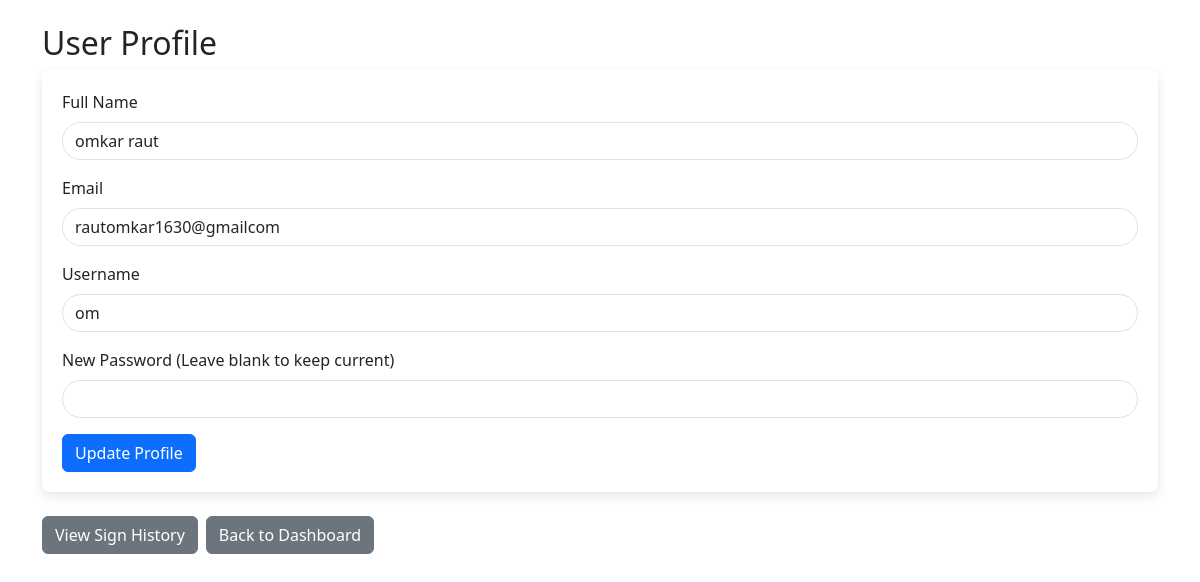
Screenshot of /profile (signed in) with the database file from the repository.
### tables this page shows
CREATE TABLE users (id INTEGER PRIMARY KEY AUTOINCREMENT, full_name TEXT, email TEXT, username TEXT, password TEXT, is_active BOOLEAN DEFAULT 1, profile_picture TEXT);

### app.py (the view, shortened to what this page needs)
@app.route('/profile', methods=['GET', 'POST'])
def profile():
    if 'user_id' not in session:
        return redirect('/login')
    user_id = session['user_id']
    conn = sqlite3.connect(DATABASE)
    c = conn.cursor()
    c.execute("SELECT full_name, email, username FROM users WHERE id = ?", (user_id,))
    user = c.fetchone()
    conn.close()
    if user:
        full_name, email, username = user
        return render_template('profile.html', full_name=full_name, email=email, username=username)
    else:
        flash('User not found.', 'danger')
        return redirect('/login')

### templates/profile.html (shortened to what this page needs)
<!DOCTYPE html>
<html>
<head>
    <link rel="stylesheet" href="/static/style3.css">
    <link rel="stylesheet" href="https://cdn.jsdelivr.net/npm/bootstrap@5.3.0/dist/css/bootstrap.min.css">
</head>
<body>
 <div class="container mt-4">
    <h2>User Profile</h2>
    <form method="POST">
        <div class="mb-3">
            <label for="full_name" class="form-label">Full Name</label>
            <input type="text" class="form-control" id="full_name" name="full_name" value="{{ full_name }}" required>
        </div>
        <div class="mb-3">
            <label for="email" class="form-label">Email</label>
            <input type="email" class="form-control" id="email" name="email" value="{{ email }}" required>
        </div>
        <div class="mb-3">
            <label for="username" class="form-label">Username</label>
            <input type="text" class="form-control" id="username" name="username" value="{{ username }}" required>
        </div>
        <div class="mb-3">
            <label for="password" class="form-label">New Password (Leave blank to keep current)</label>
            <input type="password" class="form-control" id="password" name="password">
        </div>
        <button type="submit" class="btn btn-primary">Update Profile</button>
    </form>
    <div class="d-flex justify-content-start gap-2 mt-4">
    <a href="/history" class="btn btn-secondary">
         View Sign History
    </a>
    <a href="/dashboard" class="btn btn-secondary">
         Back to Dashboard
    </a>
</div>
</div>
</body>
</html>

### static/style3.css (style rules this page uses)
body { background-color: #f8f9fa; font-family: 'Segoe UI', Tahoma, Geneva, Verdana, sans-serif; }
h2, h3 { margin-bottom: 20px; font-weight: 600; color: #343a40; }
.btn { border-radius: 50px; }
.btn-primary { background-color: #007bff; border: none; }
form { background-color: white; padding: 20px; border-radius: 8px; box-shadow: 0 4px 12px rgba(0,0,0,0.1); }
input.form-control { border-radius: 50px; }

### rows the page displays
users: full_name "omkar raut", email "rautomkar1630@gmailcom", username "om"
